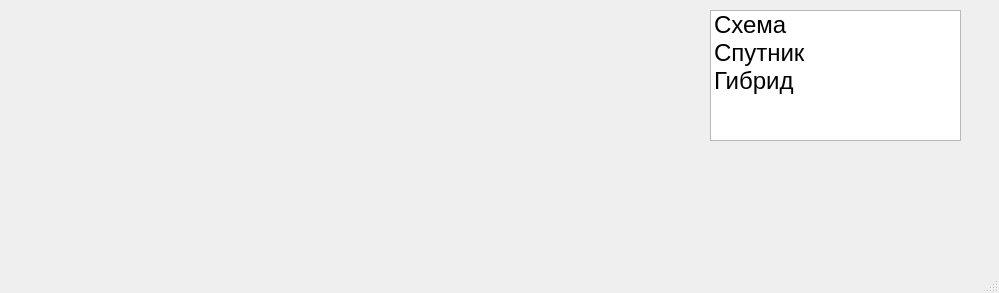
<?xml version="1.0" encoding="UTF-8"?>
<ui version="4.0">
 <class>MainWindow</class>
 <widget class="QMainWindow" name="MainWindow">
  <property name="enabled">
   <bool>true</bool>
  </property>
  <property name="geometry">
   <rect>
    <x>0</x>
    <y>0</y>
    <width>999</width>
    <height>293</height>
   </rect>
  </property>
  <property name="windowTitle">
   <string>MainWindow</string>
  </property>
  <widget class="QWidget" name="centralwidget">
   <widget class="QLabel" name="image">
    <property name="geometry">
     <rect>
      <x>10</x>
      <y>10</y>
      <width>651</width>
      <height>231</height>
     </rect>
    </property>
    <property name="text">
     <string/>
    </property>
   </widget>
   <widget class="QListWidget" name="change_map_type">
    <property name="enabled">
     <bool>true</bool>
    </property>
    <property name="geometry">
     <rect>
      <x>710</x>
      <y>10</y>
      <width>251</width>
      <height>131</height>
     </rect>
    </property>
    <property name="font">
     <font>
      <pointsize>18</pointsize>
     </font>
    </property>
    <item>
     <property name="text">
      <string>Схема</string>
     </property>
    </item>
    <item>
     <property name="text">
      <string>Спутник</string>
     </property>
    </item>
    <item>
     <property name="text">
      <string>Гибрид</string>
     </property>
    </item>
   </widget>
  </widget>
  <widget class="QMenuBar" name="menubar">
   <property name="geometry">
    <rect>
     <x>0</x>
     <y>0</y>
     <width>999</width>
     <height>21</height>
    </rect>
   </property>
  </widget>
  <widget class="QStatusBar" name="statusbar"/>
 </widget>
 <resources/>
 <connections/>
</ui>
